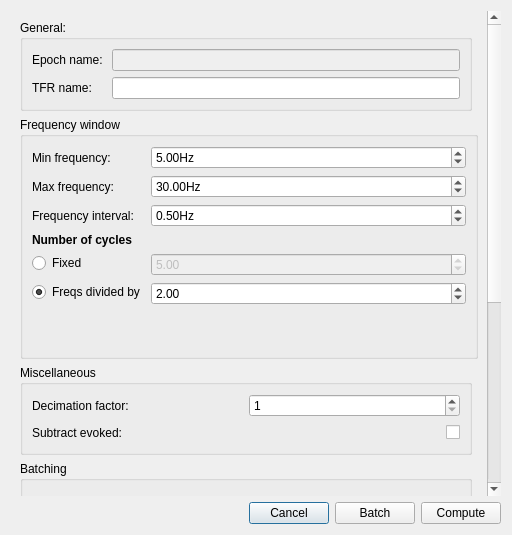
<?xml version="1.0" encoding="UTF-8"?>
<ui version="4.0">
 <class>TFRDialog</class>
 <widget class="QDialog" name="TFRDialog">
  <property name="geometry">
   <rect>
    <x>0</x>
    <y>0</y>
    <width>512</width>
    <height>535</height>
   </rect>
  </property>
  <property name="windowTitle">
   <string>Meggie - Compute TFR</string>
  </property>
  <layout class="QGridLayout" name="gridLayout_2">
   <item row="1" column="0">
    <layout class="QHBoxLayout" name="horizontalLayout_2">
     <item>
      <spacer name="horizontalSpacer_2">
       <property name="orientation">
        <enum>Qt::Horizontal</enum>
       </property>
       <property name="sizeHint" stdset="0">
        <size>
         <width>40</width>
         <height>20</height>
        </size>
       </property>
      </spacer>
     </item>
     <item>
      <widget class="QPushButton" name="pushButtonCancel">
       <property name="text">
        <string>Cancel</string>
       </property>
      </widget>
     </item>
     <item>
      <widget class="QPushButton" name="pushButtonComputeBatch">
       <property name="text">
        <string>Batch</string>
       </property>
      </widget>
     </item>
     <item>
      <widget class="QPushButton" name="pushButtonCompute">
       <property name="text">
        <string>Compute</string>
       </property>
      </widget>
     </item>
    </layout>
   </item>
   <item row="0" column="0">
    <widget class="QScrollArea" name="scrollArea">
     <property name="frameShape">
      <enum>QFrame::NoFrame</enum>
     </property>
     <property name="widgetResizable">
      <bool>true</bool>
     </property>
     <widget class="QWidget" name="scrollAreaWidgetContents">
      <property name="geometry">
       <rect>
        <x>0</x>
        <y>0</y>
        <width>480</width>
        <height>800</height>
       </rect>
      </property>
      <property name="minimumSize">
       <size>
        <width>0</width>
        <height>800</height>
       </size>
      </property>
      <layout class="QGridLayout" name="gridLayout_4">
       <item row="4" column="0">
        <widget class="QGroupBox" name="groupBoxMisc">
         <property name="title">
          <string>Miscellaneous</string>
         </property>
         <layout class="QGridLayout" name="gridLayout_9">
          <item row="1" column="0">
           <layout class="QGridLayout" name="gridLayout_10">
            <item row="0" column="1">
             <widget class="QSpinBox" name="spinBoxDecim">
              <property name="minimum">
               <number>1</number>
              </property>
              <property name="maximum">
               <number>1000</number>
              </property>
              <property name="value">
               <number>1</number>
              </property>
             </widget>
            </item>
            <item row="0" column="0">
             <widget class="QLabel" name="labelDecim">
              <property name="text">
               <string>Decimation factor:</string>
              </property>
             </widget>
            </item>
           </layout>
          </item>
          <item row="2" column="0">
           <layout class="QHBoxLayout" name="horizontalLayout">
            <item>
             <widget class="QLabel" name="labelSubtractEvoked">
              <property name="text">
               <string>Subtract evoked:</string>
              </property>
             </widget>
            </item>
            <item>
             <spacer name="horizontalSpacer">
              <property name="orientation">
               <enum>Qt::Horizontal</enum>
              </property>
              <property name="sizeHint" stdset="0">
               <size>
                <width>40</width>
                <height>20</height>
               </size>
              </property>
             </spacer>
            </item>
            <item>
             <widget class="QCheckBox" name="checkBoxSubtractEvoked">
              <property name="layoutDirection">
               <enum>Qt::RightToLeft</enum>
              </property>
              <property name="text">
               <string/>
              </property>
             </widget>
            </item>
           </layout>
          </item>
         </layout>
        </widget>
       </item>
       <item row="3" column="0" colspan="2">
        <widget class="QGroupBox" name="groupBoxFrequencies">
         <property name="sizePolicy">
          <sizepolicy hsizetype="Preferred" vsizetype="Preferred">
           <horstretch>0</horstretch>
           <verstretch>2</verstretch>
          </sizepolicy>
         </property>
         <property name="title">
          <string>Frequency window</string>
         </property>
         <layout class="QGridLayout" name="gridLayout_5">
          <item row="0" column="1">
           <layout class="QFormLayout" name="formLayout">
            <item row="0" column="0">
             <widget class="QLabel" name="labelMinFreq">
              <property name="text">
               <string>Min frequency:</string>
              </property>
             </widget>
            </item>
            <item row="0" column="1">
             <widget class="QDoubleSpinBox" name="doubleSpinBoxMinFreq">
              <property name="suffix">
               <string>Hz</string>
              </property>
              <property name="minimum">
               <double>0.000000000000000</double>
              </property>
              <property name="maximum">
               <double>1000.000000000000000</double>
              </property>
              <property name="value">
               <double>5.000000000000000</double>
              </property>
             </widget>
            </item>
            <item row="1" column="0">
             <widget class="QLabel" name="labelMaxFreq">
              <property name="text">
               <string>Max frequency:</string>
              </property>
             </widget>
            </item>
            <item row="1" column="1">
             <widget class="QDoubleSpinBox" name="doubleSpinBoxMaxFreq">
              <property name="suffix">
               <string>Hz</string>
              </property>
              <property name="minimum">
               <double>0.000000000000000</double>
              </property>
              <property name="maximum">
               <double>1000.000000000000000</double>
              </property>
              <property name="value">
               <double>30.000000000000000</double>
              </property>
             </widget>
            </item>
            <item row="2" column="0">
             <widget class="QLabel" name="labelFrequencyInterval">
              <property name="text">
               <string>Frequency interval:</string>
              </property>
             </widget>
            </item>
            <item row="2" column="1">
             <widget class="QDoubleSpinBox" name="doubleSpinBoxFreqInterval">
              <property name="suffix">
               <string>Hz</string>
              </property>
              <property name="minimum">
               <double>0.100000000000000</double>
              </property>
              <property name="maximum">
               <double>99.989999999999995</double>
              </property>
              <property name="value">
               <double>0.500000000000000</double>
              </property>
             </widget>
            </item>
            <item row="3" column="0">
             <widget class="QLabel" name="label_7">
              <property name="font">
               <font>
                <weight>75</weight>
                <italic>false</italic>
                <bold>true</bold>
                <underline>false</underline>
                <strikeout>false</strikeout>
               </font>
              </property>
              <property name="frameShape">
               <enum>QFrame::NoFrame</enum>
              </property>
              <property name="text">
               <string>Number of cycles</string>
              </property>
             </widget>
            </item>
            <item row="4" column="0">
             <layout class="QHBoxLayout" name="horizontalLayout_18">
              <item>
               <widget class="QRadioButton" name="radioButtonFixed">
                <property name="text">
                 <string>Fixed</string>
                </property>
                <property name="checked">
                 <bool>false</bool>
                </property>
               </widget>
              </item>
             </layout>
            </item>
            <item row="4" column="1">
             <widget class="QDoubleSpinBox" name="doubleSpinBoxNcycles">
              <property name="enabled">
               <bool>false</bool>
              </property>
              <property name="minimum">
               <double>1.000000000000000</double>
              </property>
              <property name="maximum">
               <double>100.000000000000000</double>
              </property>
              <property name="value">
               <double>5.000000000000000</double>
              </property>
             </widget>
            </item>
            <item row="5" column="0">
             <layout class="QHBoxLayout" name="horizontalLayout_19">
              <item>
               <widget class="QRadioButton" name="radioButtonAdapted">
                <property name="toolTip">
                 <string/>
                </property>
                <property name="text">
                 <string>Freqs divided by</string>
                </property>
                <property name="checkable">
                 <bool>true</bool>
                </property>
                <property name="checked">
                 <bool>true</bool>
                </property>
               </widget>
              </item>
             </layout>
            </item>
            <item row="5" column="1">
             <widget class="QDoubleSpinBox" name="doubleSpinBoxCycleFactor">
              <property name="enabled">
               <bool>true</bool>
              </property>
              <property name="toolTip">
               <string/>
              </property>
              <property name="minimum">
               <double>1.000000000000000</double>
              </property>
              <property name="maximum">
               <double>10.000000000000000</double>
              </property>
              <property name="singleStep">
               <double>1.000000000000000</double>
              </property>
              <property name="value">
               <double>2.000000000000000</double>
              </property>
             </widget>
            </item>
           </layout>
          </item>
         </layout>
        </widget>
       </item>
       <item row="0" column="0">
        <widget class="QGroupBox" name="groupBoxGeneral">
         <property name="title">
          <string>General:</string>
         </property>
         <layout class="QGridLayout" name="gridLayout_6">
          <item row="1" column="0">
           <widget class="QLabel" name="labelEpochName">
            <property name="text">
             <string>Epoch name: </string>
            </property>
           </widget>
          </item>
          <item row="1" column="1">
           <widget class="QLineEdit" name="lineEditEpochName">
            <property name="enabled">
             <bool>false</bool>
            </property>
           </widget>
          </item>
          <item row="2" column="0">
           <widget class="QLabel" name="labelTFRName">
            <property name="text">
             <string>TFR name:</string>
            </property>
           </widget>
          </item>
          <item row="2" column="1">
           <widget class="QLineEdit" name="lineEditTFRName"/>
          </item>
         </layout>
        </widget>
       </item>
       <item row="5" column="0">
        <widget class="QGroupBox" name="groupBoxBatching">
         <property name="title">
          <string>Batching</string>
         </property>
         <layout class="QGridLayout" name="gridLayout">
          <item row="0" column="0">
           <widget class="QWidget" name="widgetBatchContainer" native="true">
            <property name="minimumSize">
             <size>
              <width>0</width>
              <height>300</height>
             </size>
            </property>
           </widget>
          </item>
         </layout>
        </widget>
       </item>
      </layout>
     </widget>
    </widget>
   </item>
  </layout>
 </widget>
 <tabstops>
  <tabstop>scrollArea</tabstop>
  <tabstop>radioButtonFixed</tabstop>
  <tabstop>radioButtonAdapted</tabstop>
 </tabstops>
 <resources/>
 <connections>
  <connection>
   <sender>radioButtonAdapted</sender>
   <signal>toggled(bool)</signal>
   <receiver>doubleSpinBoxCycleFactor</receiver>
   <slot>setEnabled(bool)</slot>
   <hints>
    <hint type="sourcelabel">
     <x>148</x>
     <y>311</y>
    </hint>
    <hint type="destinationlabel">
     <x>384</x>
     <y>313</y>
    </hint>
   </hints>
  </connection>
  <connection>
   <sender>radioButtonFixed</sender>
   <signal>toggled(bool)</signal>
   <receiver>doubleSpinBoxNcycles</receiver>
   <slot>setEnabled(bool)</slot>
   <hints>
    <hint type="sourcelabel">
     <x>89</x>
     <y>281</y>
    </hint>
    <hint type="destinationlabel">
     <x>367</x>
     <y>283</y>
    </hint>
   </hints>
  </connection>
  <connection>
   <sender>pushButtonCancel</sender>
   <signal>clicked()</signal>
   <receiver>TFRDialog</receiver>
   <slot>reject()</slot>
   <hints>
    <hint type="sourcelabel">
     <x>311</x>
     <y>521</y>
    </hint>
    <hint type="destinationlabel">
     <x>155</x>
     <y>516</y>
    </hint>
   </hints>
  </connection>
  <connection>
   <sender>pushButtonComputeBatch</sender>
   <signal>clicked()</signal>
   <receiver>TFRDialog</receiver>
   <slot>acceptBatch()</slot>
   <hints>
    <hint type="sourcelabel">
     <x>387</x>
     <y>520</y>
    </hint>
    <hint type="destinationlabel">
     <x>73</x>
     <y>523</y>
    </hint>
   </hints>
  </connection>
  <connection>
   <sender>pushButtonCompute</sender>
   <signal>clicked()</signal>
   <receiver>TFRDialog</receiver>
   <slot>accept()</slot>
   <hints>
    <hint type="sourcelabel">
     <x>472</x>
     <y>509</y>
    </hint>
    <hint type="destinationlabel">
     <x>199</x>
     <y>511</y>
    </hint>
   </hints>
  </connection>
 </connections>
 <slots>
  <slot>acceptBatch()</slot>
 </slots>
</ui>
